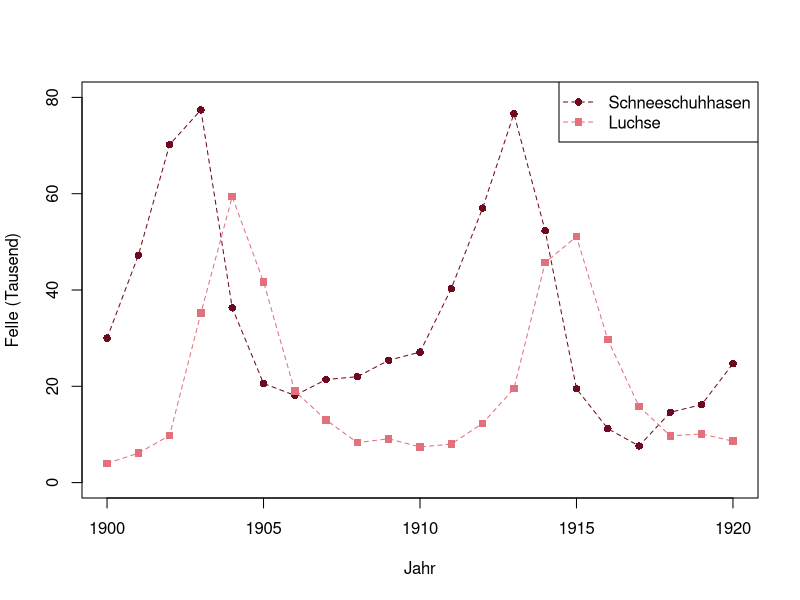

Here is the R script that generated this plot:
# Abb. 2.2: Luchse und Schneeschuhhasen (Buch, Abschnitt 2.1)
# Anzahl der von der Hudson's Bay Company angekauften Felle (in Tausend), 1900-1920, nach Odum (1953)
# (c) 2026 Philipp Kügler · Programm zum Buch „Dynamische Systeme in den Lebenswissenschaften“ · MIT-Lizenz (siehe LICENSE)
jahr <- 1900:1920
hasen <- c(30, 47.2, 70.2, 77.4, 36.3, 20.6, 18.1, 21.4, 22, 25.4, 27.1, 40.3, 57, 76.6, 52.3, 19.5, 11.2, 7.6, 14.6, 16.2, 24.7)
luchse <- c(4, 6.1, 9.8, 35.2, 59.4, 41.7, 19, 13, 8.3, 9.1, 7.4, 8, 12.3, 19.5, 45.7, 51.1, 29.7, 15.8, 9.7, 10.1, 8.6)

for (g in list(c(1900, 1909), c(1910, 1920))) {      # Maxima je Jahrzehnt: die Luchse folgen den Hasen
  m <- jahr >= g[1] & jahr <= g[2]
  cat(sprintf("%d-%d: meiste Hasen %d, meiste Luchse %d\n", g[1], g[2], jahr[m][which.max(hasen[m])], jahr[m][which.max(luchse[m])]))
}

plot(jahr, hasen, type = "o", lty = 2, pch = 16, col = rgb(0.43, 0.04, 0.12), ylim = c(0, 80), xlab = "Jahr", ylab = "Felle (Tausend)")
lines(jahr, luchse, type = "o", lty = 2, pch = 15, col = rgb(0.89, 0.44, 0.49))
legend("topright", legend = c("Schneeschuhhasen", "Luchse"), col = c(rgb(0.43, 0.04, 0.12), rgb(0.89, 0.44, 0.49)), pch = c(16, 15), lty = 2)
